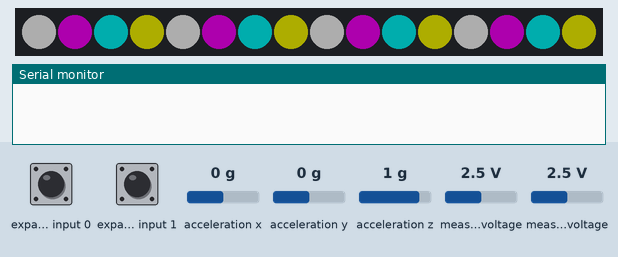
Simulated run of this sketch. Board: Arduino Uno, built with avr-gcc and run on an emulated ATmega328P. On the bench: 16 RGB LEDs in strip order, left to right, the last lines printed to the serial monitor. Wiring (inferred from the names in the program): Wii Nunchuk at I2C address 0x52. Inputs (shaded band) come from the test bench; at power-on: expander input 0 HIGH, measured voltage 2.5 V, expander input 1 HIGH, acceleration x 0 g, acceleration y 0 g, acceleration z 1 g. Dim RGB values are drawn brighter than linear; colours are those a GRB WS2812 strip shows for the declared byte order.

Above: at 18.5 s.
19.9 s: expander input 0 pulled LOW for 0.15 s
At 21.1 s:
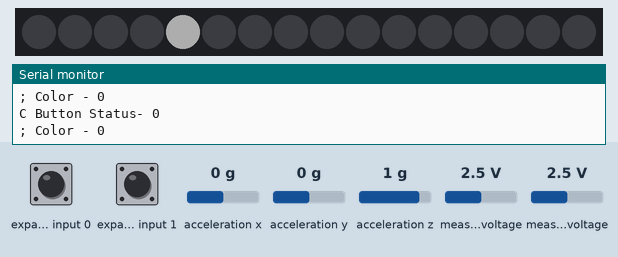
21.5 s: measured voltage (sensor 201) set to 0.1 V
At 22.7 s:
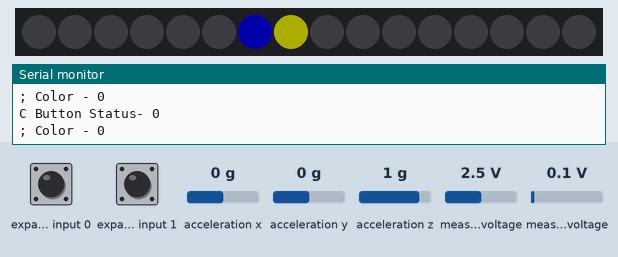
23.0 s: measured voltage (sensor 200) set to 0.1 V
At 23.9 s:
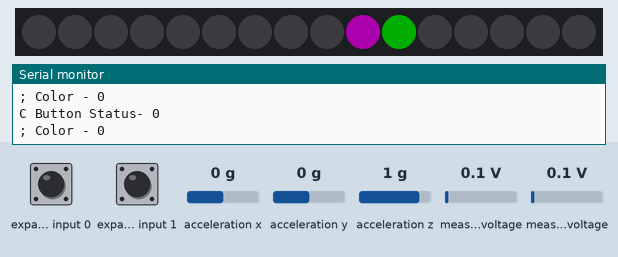
24.5 s: expander input 0 pulled LOW for 0.15 s
At 25.7 s:
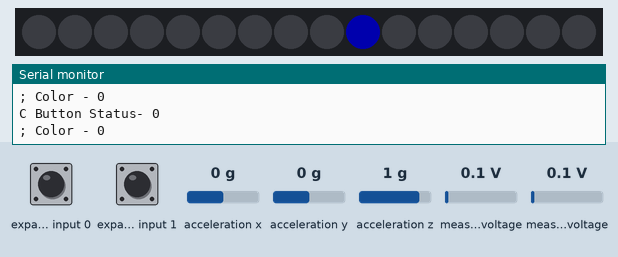
26.1 s: expander input 1 pulled LOW for 0.15 s
At 27.3 s:
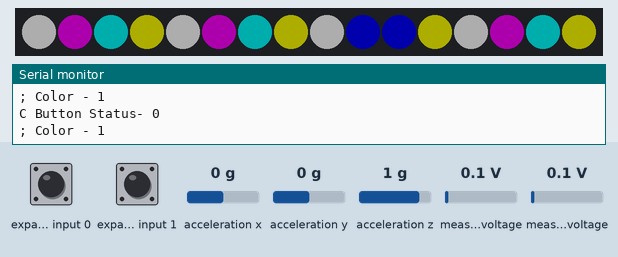
27.7 s: measured voltage (sensor 200) set to 1.2 V
At 28.9 s:
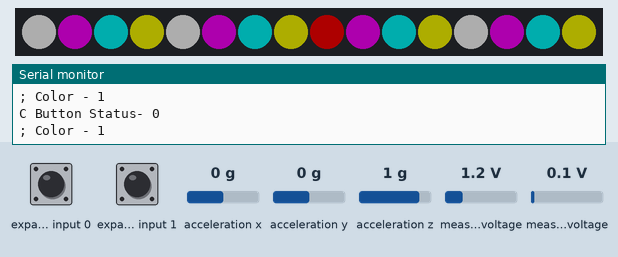

Measured:
- after the input at 19.9 s, the LEDs: change after 0.09 s (image 1)
- after the input at 21.5 s, the LEDs: change at once (image 2)
- after the input at 23.0 s, the LEDs: change after 0.06 s (image 3)
- after the input at 24.5 s, the LEDs: change after 0.09 s (image 4)
- after the input at 26.1 s, the LEDs: change after 0.06 s (image 5)
- after the input at 27.7 s, the LEDs: change at once (image 6)

The sketch:

joystick_button_led_ring.ino
```cpp
#include <FastLED.h>
#include "FastLED_RGBW.h"
#include <Wire.h>
#include "Nunchuk.h"

#define NUM_LEDS 12
#define DATA_PIN 6
#define BRIGHTNESS  50

//define colors for use
#define BLACK 0
#define WHITE 1
#define RED 2
#define GREEN 3
#define BLUE 4

CRGBW leds[NUM_LEDS];
CRGB *ledsRGB = (CRGB *) &leds[0];

CRGB colors[] = {0x000000,0xFFFFFF,0xFF0000,0x008000,0x0000FF}; // black, white,r,g,b

int backcolor=0;
int frontcolor=0;
uint8_t current_C_BUTTON_STATUS=0;
uint8_t current_Z_BUTTON_STATUS=0;

void setup() {
    FastLED.addLeds<WS2812B, DATA_PIN, RGB>(ledsRGB, getRGBWsize(NUM_LEDS));
    FastLED.setBrightness(BRIGHTNESS );

    Serial.begin(9600);
    Wire.begin();

     // Change TWI speed for nuchuk, which uses Fast-TWI (400kHz)
    Wire.setClock(400000);

    // nunchuk_init_power(); // A1 and A2 is power supply
    nunchuk_init();
    uint8_t current_C_BUTTON_STATUS=0;

    //Test all leds
    //Red

    for (size_t i = 0; i < 59; i++)
    {
      for (size_t j = 0; j < 4; j++)
      {
        stripsolidcolor(j);
      }
    }

    stripsolidcolor(RED);
    delay(100);
    stripsolidcolor(GREEN);
    delay(100);
    stripsolidcolor(BLUE);
    delay(100);
    stripsolidcolor(WHITE);
    delay(100);
    stripsolidcolor(RED);
    delay(100);
    stripsolidcolor(GREEN);
    delay(100);
    stripsolidcolor(BLUE);
    delay(100);
    stripsolidcolor(WHITE);
    delay(100);

    stripwipecolor(RED);
    delay(100);
    stripwipecolor(GREEN);
    delay(100);
    stripwipecolor(BLUE);
    delay(100);
    stripwipecolor(WHITE);
    delay(100);
    stripwipecolor(RED);
    delay(100);
    stripwipecolor(GREEN);
    delay(100);
    stripwipecolor(BLUE);
    delay(100);
    stripwipecolor(WHITE);
    delay(100);


}

void loop() {
    //for
      //leds[0] = CRGB::Black;
    //attempt to read nunchuck if sucessful execute code if not blink red
    if (nunchuk_read()) {

      //Get C button status
      uint8_t new_C_BUTTON_STATUS = nunchuk_buttonC();

      if (new_C_BUTTON_STATUS != current_C_BUTTON_STATUS ) {
       // detected button pressed, we don't care about released
       delay (30);  // debounce by waiting a while and re testing
       if (new_C_BUTTON_STATUS == 1) {
            // still low so the button has been pressed
            if (backcolor == 4) {
                backcolor  = 0;
            } else {
                ++backcolor ;
            }
        }
        current_C_BUTTON_STATUS = new_C_BUTTON_STATUS;
      }

      //Get Z button status
      uint8_t new_Z_BUTTON_STATUS = nunchuk_buttonZ();

      if (new_Z_BUTTON_STATUS != current_Z_BUTTON_STATUS ) {
       // detected button pressed, we don't care about released
       delay (30);  // debounce by waiting a while and re testing
       if (new_Z_BUTTON_STATUS == 1) {
            // still low so the button has been pressed
            if (frontcolor == 4) {
                frontcolor  = 0;
            } else {
                ++frontcolor ;
            }
        }
        current_Z_BUTTON_STATUS = new_Z_BUTTON_STATUS;
      }


      int16_t JOYSTICK_X = nunchuk_joystickX();
      int16_t JOYSTICK_Y = nunchuk_joystickY();


      const float DEG2RAD = PI / 180.0f;
      const float RAD2DEG = 180.0f / PI;

      float rad = atan2(JOYSTICK_X, JOYSTICK_Y);
      float angle = atan2(JOYSTICK_X, JOYSTICK_Y) * RAD2DEG;

      if (angle < 0) {
        angle = angle + 360;
      }

      int angle_leds = map(angle, 0, 359, 0, 12);

      // Serial.print("Angle=");
      // Serial.println(angle);
      // Serial.print(" - ");
      // Serial.print(angle_leds);
      // Serial.print("\n");

      Serial.print("C Button Status- ");
      Serial.println(new_C_BUTTON_STATUS);
      Serial.print("; Color - ");
      Serial.print(backcolor);
      Serial.print("\n");

      for (size_t i = 0; i < 12; i++)
      {
        if (i == angle_leds)
        {
          leds[i] = colors[frontcolor];
        } else
        {
          leds[i] = colors[backcolor];
        }
        FastLED.show();
      }
    }
}

void stripsolidcolor(int color){
    for (size_t i = 0; i < NUM_LEDS; i++)
    {
      leds[i] = colors[color];
      FastLED.show();
    }
}

void stripwipecolor(int color){
    for (size_t i = 0; i < NUM_LEDS; i++)
    {
      leds[i] = colors[color];
      FastLED.show();

      delay(100);
    }
}
```

FastLED_RGBW.h
```cpp
/* FastLED_RGBW
 *
 * Hack to enable SK6812 RGBW strips to work with FastLED.
 *
 * Original code by Jim Bumgardner (http://krazydad.com).
 * Modified by David Madison (http://partsnotincluded.com).
 *
*/

#ifndef FastLED_RGBW_h
#define FastLED_RGBW_h

struct CRGBW  {
	union {
		struct {
			union {
				uint8_t g;
				uint8_t green;
			};
			union {
				uint8_t r;
				uint8_t red;
			};
			union {
				uint8_t b;
				uint8_t blue;
			};
			union {
				uint8_t w;
				uint8_t white;
			};
		};
		uint8_t raw[4];
	};

	CRGBW(){}

	CRGBW(uint8_t rd, uint8_t grn, uint8_t blu, uint8_t wht){
		r = rd;
		g = grn;
		b = blu;
		w = wht;
	}

	inline void operator = (const CRGB c) __attribute__((always_inline)){
		this->r = c.r;
		this->g = c.g;
		this->b = c.b;
		this->white = 0;
	}
};

inline uint16_t getRGBWsize(uint16_t nleds){
	uint16_t nbytes = nleds * 4;
	if(nbytes % 3 > 0) return nbytes / 3 + 1;
	else return nbytes / 3;
}

#endif
```

Nunchuk.h
```cpp
// (licence header left out)
#ifndef NUNCHUK_H
#define NUNCHUK_H

#include <Wire.h>

// Calibration accelerometer values, depends on your Nunchuk
#define NUNCHUK_ACCEL_X_ZERO 512
#define NUNCHUK_ACCEL_Y_ZERO 512
#define NUNCHUK_ACCEL_Z_ZERO 512

// Calibration joystick values
#define NUNCHUK_JOYSTICK_X_ZERO 127
#define NUNCHUK_JOYSTICK_Y_ZERO 128

// Whether to disable encryption. Enabling encryption means that every packet must be decrypted, which wastes cpu cycles. Cheap Nunchuk clones have problems with the encrypted init sequence, so be sure you know what you're doing
#define NUNCHUK_DISABLE_ENCRYPTION

// Print debug information instead of a CSV stream to the serial port
// #define NUNCHUK_DEBUG

// The Nunchuk I2C address
#define NUNCHUK_ADDRESS 0x52

#if ARDUINO >= 100
#define I2C_READ() Wire.read()
#define I2C_WRITE(x) Wire.write(x)
#else
#define I2C_READ() Wire.receive()
#define I2C_WRITE(x) Wire.send(x)
#endif

#define I2C_START(x) Wire.beginTransmission(x)
#define I2C_STOP() Wire.endTransmission(true)

uint8_t nunchuk_data[6];
uint8_t nunchuk_cali[16];

#if defined(__AVR_ATmega168__) || defined(__AVR_ATmega328P__) // Only Arduino UNO
/**
 * Use normal analog ports as power supply, which is useful if you want to have all pins in a row
 * Like for the famous WiiChuck adapter
 * @see https://todbot.com/blog/2008/02/18/wiichuck-wii-nunchuck-adapter-available/
 */
static void nunchuk_init_power() {
    // Add power supply for port C2 (GND) and C3 (PWR)
    PORTC &= ~_BV(PORTC2);
    PORTC |= _BV(PORTC3);
    DDRC |= _BV(PORTC2) | _BV(PORTC3);
    delay(100);
}
#endif
/**
 * Initializes the Nunchuk communication by sending a sequence of bytes
 */
static void nunchuk_init() {

#ifdef NUNCHUK_DISABLE_ENCRYPTION
    I2C_START(NUNCHUK_ADDRESS);
    I2C_WRITE(0xF0);
    I2C_WRITE(0x55);
    I2C_STOP();
    // delay(1);
    I2C_START(NUNCHUK_ADDRESS);
    I2C_WRITE(0xFB);
    I2C_WRITE(0x00);
    I2C_STOP();
    // delay(1);
#else
    I2C_START(NUNCHUK_ADDRESS);
    I2C_WRITE(0x40);
    I2C_WRITE(0x00);
    I2C_STOP();
    // delay(1);
#endif

#ifdef NUNCHUK_DEBUG
    Serial.print("Ident: "); // 0xA4200000 for Nunchuck, 0xA4200101 for Classic, 0xA4200402 for Balance

    I2C_START(NUNCHUK_ADDRESS);
    I2C_WRITE(0xFA);
    I2C_STOP();

    Wire.requestFrom(NUNCHUK_ADDRESS, 6);
    for (uint8_t i = 0; i < 6; i++) {
        if (Wire.available()) {
            Serial.print(I2C_READ(), HEX);
            Serial.print(" ");
        }
    }
    I2C_STOP();
    Serial.println("");

    delay(100); // Wait for serial transfer, before loop()ing
#endif

}

/**
 * Decodes a byte if encryption is used
 *
 * @param x The byte to be decoded
 */
static inline uint8_t nunchuk_decode_byte(uint8_t x) {
#ifdef NUNCHUK_DISABLE_ENCRYPTION
    return x;
#else
    return (x ^ 0x17) + 0x17;
#endif
}

/**
 * Central function to read a full chunk of data from Nunchuk
 *
 * @return A boolean if the data transfer was successful
 */
static uint8_t nunchuk_read() {

    uint8_t i;
    Wire.requestFrom(NUNCHUK_ADDRESS, 6);
#ifdef SAM
    delayMicroseconds(10);
#endif
    for (i = 0; i < 6 && Wire.available(); i++) {
        nunchuk_data[i] = nunchuk_decode_byte(I2C_READ());
    }
    I2C_START(NUNCHUK_ADDRESS);
    I2C_WRITE(0x00);
#ifdef SAM
    delayMicroseconds(100);
#endif
    I2C_STOP();
    return i == 6;
}

/**
 * Checks the current state of button Z
 */
static uint8_t nunchuk_buttonZ() {
    return (~nunchuk_data[5] >> 0) & 1;
}

/**
 * Checks the current state of button C
 */
static uint8_t nunchuk_buttonC() {
    return (~nunchuk_data[5] >> 1) & 1;
}

/**
 * Retrieves the raw X-value of the joystick
 */
static uint8_t nunchuk_joystickX_raw() {
    return nunchuk_data[0];
}

/**
 * Retrieves the raw Y-value of the joystick
 */
static uint8_t nunchuk_joystickY_raw() {
    return nunchuk_data[1];
}

/**
 * Retrieves the calibrated X-value of the joystick
 */
static int16_t nunchuk_joystickX() {
    return (int16_t) nunchuk_joystickX_raw() - (int16_t) NUNCHUK_JOYSTICK_X_ZERO;
}

/**
 * Retrieves the calibrated Y-value of the joystick
 */
static int16_t nunchuk_joystickY() {
    return (int16_t) nunchuk_joystickY_raw() - (int16_t) NUNCHUK_JOYSTICK_Y_ZERO;
}

/**
 * Calculates the angle of the joystick
 */
static float nunchuk_joystick_angle() {
    return atan2((float) nunchuk_joystickY(), (float) nunchuk_joystickX());
}

/**
 * Retrieves the raw X-value of the accelerometer
 */
static uint16_t nunchuk_accelX_raw() {
    return ((uint16_t) nunchuk_data[2] << 2) | ((nunchuk_data[5] >> 2) & 3);
}

/**
 * Retrieves the raw Y-value of the accelerometer
 */
static uint16_t nunchuk_accelY_raw() {
    return ((uint16_t) nunchuk_data[3] << 2) | ((nunchuk_data[5] >> 4) & 3);
}

/**
 * Retrieves the raw Z-value of the accelerometer
 */
static uint16_t nunchuk_accelZ_raw() {
    return ((uint16_t) nunchuk_data[4] << 2) | ((nunchuk_data[5] >> 6) & 3);
}

/**
 * Retrieves the calibrated X-value of the accelerometer
 */
static int16_t nunchuk_accelX() {
    return (int16_t) nunchuk_accelX_raw() - (int16_t) NUNCHUK_ACCEL_X_ZERO;
}

/**
 * Retrieves the calibrated Y-value of the accelerometer
 */
static int16_t nunchuk_accelY() {
    return (int16_t) nunchuk_accelY_raw() - (int16_t) NUNCHUK_ACCEL_Y_ZERO;
}

/**
 * Retrieves the calibrated Z-value of the accelerometer
 */
static int16_t nunchuk_accelZ() {
    return (int16_t) nunchuk_accelZ_raw() - (int16_t) NUNCHUK_ACCEL_Z_ZERO;
}

/**
 * Calculates the pitch angle THETA around y-axis of the Nunchuk in radians
 */
static float nunchuk_pitch() { // tilt-y
    return atan2((float) nunchuk_accelY(), (float) nunchuk_accelZ());
}

/**
 * Calculates the roll angle PHI around x-axis of the Nunchuk in radians
 */
static float nunchuk_roll() { // tilt-x
    return atan2((float) nunchuk_accelX(), (float) nunchuk_accelZ());
}

/**
 * A handy function to print either verbose information of the Nunchuk or a CSV stream for Processing
 */
static void nunchuk_print() {

#ifdef NUNCHUK_DEBUG
    char buf[100];

    sprintf(buf, "Joy X=%4d Y=%4d   Acc X=%4d Y=%4d Z=%4d   Btn Z=%1d C=%1d\n",
        nunchuk_joystickX(), nunchuk_joystickY(),
        nunchuk_accelX(), nunchuk_accelY(), nunchuk_accelZ(),
        nunchuk_buttonZ(), nunchuk_buttonC());
    Serial.print(buf);
#else
    Serial.print("X : ");
    Serial.print(nunchuk_joystickX(), DEC);
    Serial.print(",");
    Serial.print("Y : ");
    Serial.print(nunchuk_joystickY(), DEC);
    Serial.print(",");
    Serial.print("Accel X : ");
    Serial.print(nunchuk_accelX(), DEC);
    Serial.print(",");
    Serial.print("Accel Y : ");
    Serial.print(nunchuk_accelY(), DEC);
    Serial.print(",");
    Serial.print("Accel Z : ");
    Serial.print(nunchuk_accelZ(), DEC);
    Serial.print(",");
    Serial.print("Button Z : ");
    Serial.print(nunchuk_buttonZ(), DEC);
    Serial.print(",");
    Serial.print("Button C : ");
    Serial.print(nunchuk_buttonC(), DEC);
    Serial.print("\n");
#endif
}

#endif
```
